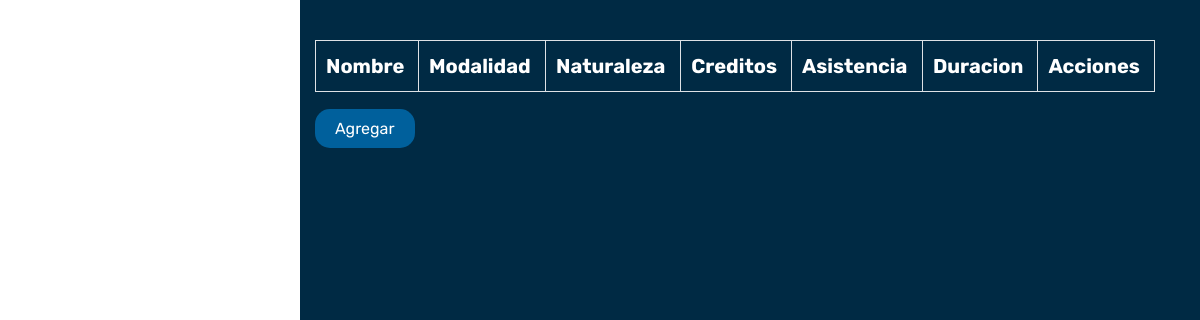
/View/Cursos.php (signed in), run on an earlier commit of the app's database.
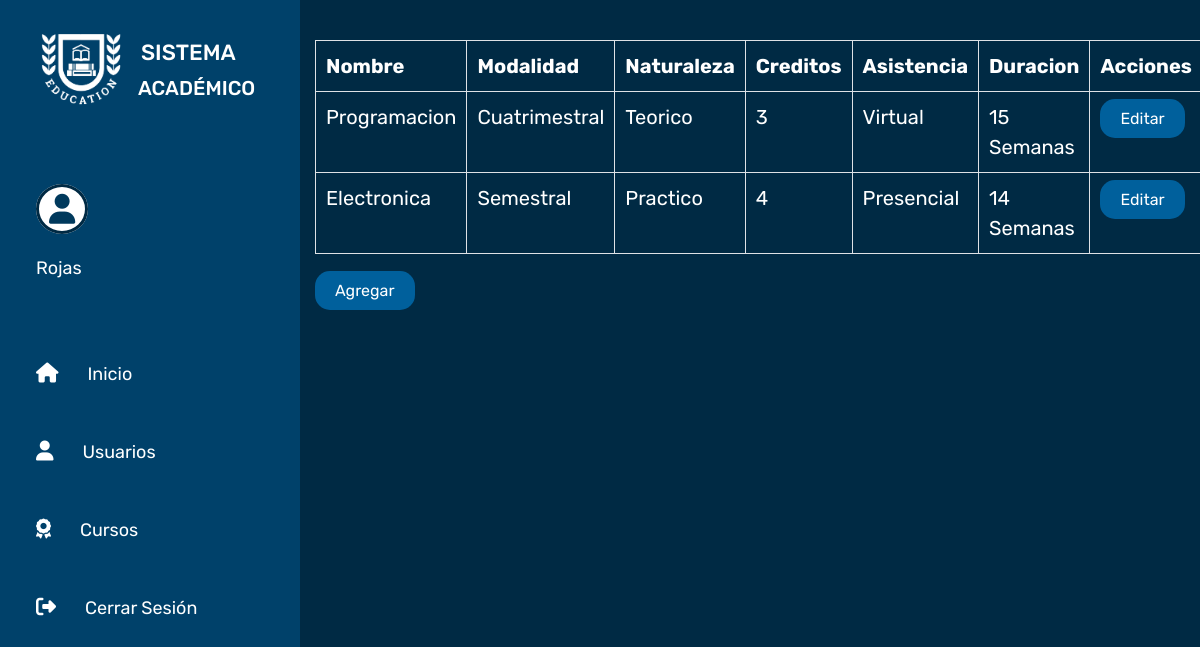
And on a later commit of the database.
### tables this page shows
CREATE TABLE `pantallas` (
  `idPantalla` int(11) NOT NULL,
  `redireccion` varchar(100) NOT NULL,
  `icono` varchar(100) NOT NULL,
  `texto` varchar(100) NOT NULL
);

CREATE TABLE `cursos` (
  `idCurso` bigint(20) NOT NULL,
  `nombre` varchar(15) NOT NULL,
  `modalidad` varchar(20) NOT NULL,
  `naturaleza` varchar(24) NOT NULL,
  `creditos` int(11) NOT NULL,
  `asistencia` varchar(20) NOT NULL,
  `duracion` varchar(60) NOT NULL
);

### Model/PantallasModel.php (called while the page is built, shortened)
<?php
function ConsultarMenu($tipoRol)
{
    $enlace = OpenDB();
    $procedimiento = "CALL ConsultarMenu($tipoRol);";
    $datosPantalla = $enlace -> query($procedimiento);
    return $datosPantalla;
}
?>

### Model/CursosModel.php (called while the page is built, shortened)
<?php
function ListarCursos()
{
    $enlace = OpenDB();
    $procedimiento = "CALL ListarCursos();";
    $datosCursos = $enlace -> query($procedimiento);
    return $datosCursos;
}

### Controller/CursosController.php (the view, shortened to what this page needs)
<?php
include_once __DIR__ . '\..\Model\CursosModel.php';
function CargarCursos()
{
    $datosCursos = ListarCursos();
    if($datosCursos -> num_rows > 0)
    {
        while($resultado = mysqli_fetch_array($datosCursos))
        {
            echo "<tr>";
            echo "<td>" . $resultado["nombre"] . "</td>";
            echo "<td>" . $resultado["modalidad"] . "</td>";
            echo "<td>" . $resultado["naturaleza"] . "</td>";
            echo "<td>" . $resultado["creditos"] . "</td>";
            echo "<td>" . $resultado["asistencia"] . "</td>";
            echo "<td>" . $resultado["duracion"] . "</td>";
            echo '<td><a href="EditarCursos.php" class="btnPresionar">Editar</a></td>';
            echo "</tr>";
        }
    }
}
?>

### View/Cursos.php (shortened to what this page needs)
<?php
include_once __DIR__ . '\general.php';
include_once __DIR__ . '\..\Controller\PantallasController.php';
include_once __DIR__ . '\..\Controller\CursosController.php';
?>
<!DOCTYPE html>
<head>
    <?php
    headerSite();
    ?>
</head>
<body>
    <?php
    CargarMenu();
    ?>
    <div class="content">
        <div class="templatemo-panels">
            <div class="container" style="margin-top: 40px">
                <div class="row">
                    <div class="row">
                        <div class="col-md-12">
                            <table class="table table-bordered table-hover">
                                <thead>
                                    <tr>
                                        <th>Nombre</th>
                                        <th>Modalidad</th>
                                        <th>Naturaleza</th>
                                        <th>Creditos</th>
                                        <th>Asistencia</th>
                                        <th>Duracion</th>
                                        <th>Acciones</th>
                                    </tr>
                                </thead>
                                <tbody>
                                    <?php
                                    CargarCursos();
                                    ?>
                                </tbody>
                            </table>
                        </div>
                    </div>
                </div>
                <a href="CrearCursos.php" class="btnPresionar">Agregar</a>
            </div>
        </div>
    </div>
</body>
</html>

### View/general.php (shortened to what this page needs)
<?php
function headerSite()
{
  echo '<title>Sistema Academico</title>
           <meta name="keywords" content="" />
           <meta name="description" content="" />
           <meta charset="UTF-8">
           <meta name="viewport" content="width=device-width, initial-scale=1.0">
           <link href="../View/css/menu.css" rel="stylesheet" type="text/css">
           <link href="https://fonts.googleapis.com/css2?family=Rubik:wght@300;400;500;600;700;800&display=swap" rel="stylesheet">
           <link href="https://cdn.jsdelivr.net/npm/bootstrap@5.2.2/dist/css/bootstrap.min.css" rel="stylesheet">
           <script src="https://kit.fontawesome.com/a1b472f1fb.js"></script>';
}

### Controller/PantallasController.php (shortened to what this page needs)
<?php
include_once __DIR__ . '\..\Model\PantallasModel.php';
function CargarMenu()
{
    $datosMenu = ConsultarMenu($_SESSION["sessionTipoRol"]);
    if($datosMenu -> num_rows > 0)
    {
        echo
        '<section class="sideBar">
        <div class="logo">
             <img src="images/logo.png" width="90px">
             <h1>SISTEMA</h1>
             <h2>ACADÉMICO</h2>
        </div>
        <div>
            <a class="icon-profile"><i class="fa fa-user"></i></a>
            <a class="userName">', $_SESSION["sessionNombre"], '</a>
        </div>
        <div class="menu">
            <ul>
                <li>
                   <i class="fa fa-house"></i>
                   <a href="home.php">Inicio</a>
                </li>';
        while($resultado = mysqli_fetch_array($datosMenu))
        {
            echo
            '<li>
                <i class="' . $resultado["icono"] . '"></i>
                <a href="' . $resultado["redireccion"] . '">' . $resultado["texto"] . '</a>
            </li>';
        }
        echo
           '<li>
                <i class="fa fa-sign-out"></i>
                <a href="../index.php" data-toggle="modal" data-target="#confirmModal" data-backdrop="static" data-keyboard="false">Cerrar Sesión</a>
            </li>
           </ul>
          </div>
        </section>';
    }
}

### View/css/menu.css (style rules this page uses)
* { box-sizing: border-box; margin: 0px; padding: 0px; font-family: 'Rubik', sans-serif; font-size: 20px; color: white; }
.sideBar { position: absolute; top: 0%; left: 0%; height: 100%; width: 25%; background-color: #00416a; }
.content { position: absolute; top: 0%; left: 25%; height: 100%; width: 75%; background-color: rgb(0, 42, 68); overflow: auto; }
.sideBar .logo img { position: relative; top: 24px; left: 12%; }
.sideBar .logo h1, .sideBar .logo h2 { position: relative; top: -50px; width: 100px; }
.sideBar .logo h1 { font-size: 22px; left: 47%; }
.sideBar .logo h2 { font-size: 20px; left: 46%; }
.sideBar .icon-profile { position: relative; top: 30px; left: 12%; background-color: #ffffff; border: 3px solid rgb(0, 42, 68); padding: 10px 10px; border-radius: 100%; }
.sideBar .icon-profile i { color: #00395C; position: relative; font-size: 30px; top: 4px; }
.sideBar .userName { position: absolute; text-decoration: none; font-size: 18px; margin-top: 95px; left: 12%; color: white; }
.sideBar .menu { position: relative; top: 140px; }
.sideBar .menu li { position: relative; padding: 24px 0px; margin-left: -40px; list-style: none; }
.sideBar .menu i { position: relative; left: 12%; }
.sideBar .menu a { text-decoration: none; color: white; position: relative; left: 20%; font-size: 18px; }
.btnPresionar { position: relative; padding: 10px 20px; border-radius: 15px; text-decoration: none; font-size: 16px; background-color: #00609C; color: #ffffff; border: none; }

What changed in the data, as far as the page shows it:
now on this page (row edited): pantallas: texto "Usuarios"
added pantallas: texto "Cursos"
added cursos: nombre "Programacion", modalidad "Cuatrimestral", naturaleza "Teorico", creditos "3", asistencia "Virtual", duracion "15 Semanas"
added cursos: nombre "Electronica", modalidad "Semestral", naturaleza "Practico", creditos "4", asistencia "Presencial", duracion "14 Semanas"
Also different on the page:
$_SESSION["sessionNombre"]: (not shown) → "Rojas"
text now shown: "SISTEMA ACADÉMICO Inicio Cerrar Sesión"
